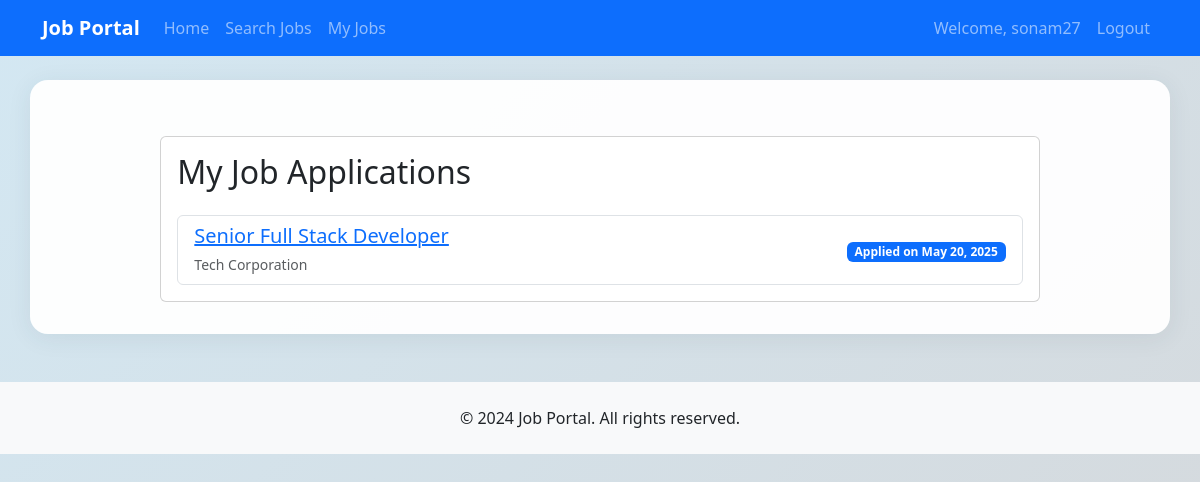
Page /jobs/my-jobs (signed in) on the committed database.
### app/models.py (models this page shows, shortened)
class User(UserMixin, db.Model):
    id = db.Column(db.Integer, primary_key=True)
    username = db.Column(db.String(64), unique=True, nullable=False)
    email = db.Column(db.String(120), unique=True, nullable=False)
    password_hash = db.Column(db.String(128))
    is_employer = db.Column(db.Boolean, default=False)
    company_name = db.Column(db.String(100))
    created_at = db.Column(db.DateTime, default=datetime.utcnow)
    jobs_posted = db.relationship('Job', backref='employer', lazy='dynamic')
    applications = db.relationship('Application', backref='applicant', lazy='dynamic')

class Application(db.Model):
    id = db.Column(db.Integer, primary_key=True)
    cover_letter = db.Column(db.Text)
    resume_url = db.Column(db.String(200))
    status = db.Column(db.String(20), default='pending')  # pending, accepted, rejected
    applied_date = db.Column(db.DateTime, default=datetime.utcnow)
    job_id = db.Column(db.Integer, db.ForeignKey('job.id'), nullable=False)
    applicant_id = db.Column(db.Integer, db.ForeignKey('user.id'), nullable=False)

class Job(db.Model):
    id = db.Column(db.Integer, primary_key=True)
    title = db.Column(db.String(100), nullable=False)
    description = db.Column(db.Text, nullable=False)
    requirements = db.Column(db.Text)
    location = db.Column(db.String(100))
    salary_range = db.Column(db.String(50))
    job_type = db.Column(db.String(50))  # Full-time, Part-time, Contract, etc.
    posted_date = db.Column(db.DateTime, default=datetime.utcnow)
    is_active = db.Column(db.Boolean, default=True)
    employer_id = db.Column(db.Integer, db.ForeignKey('user.id'), nullable=False)
    applications = db.relationship('Application', backref='job', lazy='dynamic')

### app/routes/jobs.py (the view)
@bp.route('/jobs/my-jobs')
@login_required
def my_jobs():
    if current_user.is_employer:
        jobs = Job.query.filter_by(employer_id=current_user.id).all()
        return render_template('jobs/my_jobs.html', jobs=jobs)
    else:
        applications = Application.query.filter_by(applicant_id=current_user.id).all()
        return render_template('jobs/my_applications.html', applications=applications)

### app/models.py (called while the page is built)
@login_manager.user_loader
def load_user(id):
    return User.query.get(int(id))

### app/templates/jobs/my_applications.html (shortened to what this page needs)
{% extends "base.html" %}
{% block content %}
<div class="row justify-content-center">
    <div class="col-md-10">
        <div class="card mt-4">
            <div class="card-body">
                <h2 class="card-title mb-4">My Job Applications</h2>
                {% if applications %}
                    <ul class="list-group">
                        {% for application in applications %}
                        <li class="list-group-item">
                            <div class="d-flex justify-content-between align-items-center">
                                <div>
                                    <h5 class="mb-1">
                                        <a href="{{ url_for('jobs.view_job', job_id=application.job.id) }}">{{ application.job.title }}</a>
                                    </h5>
                                    <small class="text-muted">{{ application.job.employer.company_name }}</small>
                                </div>
                                <div>
                                    <span class="badge bg-primary">Applied on {{ application.applied_date.strftime('%b %d, %Y') }}</span>
                                </div>
                            </div>
                        </li>
                        {% endfor %}
                    </ul>
                {% else %}
                    <div class="alert alert-info mt-3">You have not applied to any jobs yet.</div>
                {% endif %}
            </div>
        </div>
    </div>
</div>
{% endblock %}

### app/templates/base.html (shortened to what this page needs)
<!DOCTYPE html>
<html lang="en">
<head>
    <link href="https://cdn.jsdelivr.net/npm/bootstrap@5.3.0/dist/css/bootstrap.min.css" rel="stylesheet">
    <link rel="stylesheet" href="https://cdn.jsdelivr.net/npm/bootstrap-icons@1.7.2/font/bootstrap-icons.css">
</head>
<body>
    <nav class="navbar navbar-expand-lg navbar-dark bg-primary">
        <div class="container">
            <a class="navbar-brand" href="{{ url_for('main.index') }}">Job Portal</a>
            <div class="collapse navbar-collapse" id="navbarNav">
                <ul class="navbar-nav me-auto">
                    <li class="nav-item">
                        <a class="nav-link" href="{{ url_for('main.index') }}">Home</a>
                    </li>
                    <li class="nav-item">
                        <a class="nav-link" href="{{ url_for('main.search') }}">Search Jobs</a>
                    </li>
                    {% if current_user.is_authenticated %}
                        <li class="nav-item">
                            <a class="nav-link" href="{{ url_for('jobs.my_jobs') }}">My Jobs</a>
                        </li>
                    {% endif %}
                </ul>
                <ul class="navbar-nav">
                    {% if current_user.is_authenticated %}
                        <li class="nav-item">
                            <span class="nav-link">Welcome, {{ current_user.username }}</span>
                        </li>
                        <li class="nav-item">
                            <a class="nav-link" href="{{ url_for('auth.logout') }}">Logout</a>
                        </li>
                    {% endif %}
                </ul>
            </div>
        </div>
    </nav>
    <div class="container mt-4 main-content-modern">
        {% block content %}{% endblock %}
    </div>
    <footer class="bg-light py-4 mt-5">
        <div class="container text-center">
            <p class="mb-0">&copy; 2024 Job Portal. All rights reserved.</p>
        </div>
    </footer>
</body>
</html>

### app/templates/base.html (style rules this page uses)
body { min-height: 100vh; background: linear-gradient(135deg, hsl(201, 56%, 89%) 0%, #d5d8db 100%); }
.navbar-brand { font-weight: bold; }
.main-content-modern { background: rgba(255, 255, 255, 0.95); border-radius: 18px; box-shadow: 0 4px 24px rgba(44, 62, 80, 0.08); padding: 2rem 2.5rem; }

### rows in the picture
User: username "sonam27"
Application: job "Senior Full Stack Developer", job.employer.company_name "Tech Corporation", applied_date "May 20, 2025"
